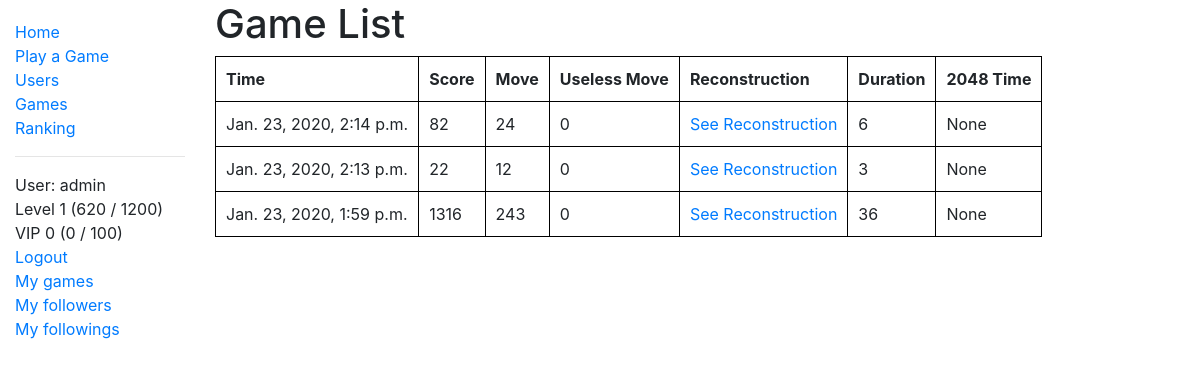
Page /two_zero_four_eight/user/4/games (signed in) on the committed database.
### two_zero_four_eight/models.py (models this page shows, shortened)
class User(AbstractUser):
    game_played = models.IntegerField(verbose_name='Number of Games Played', default=0)
    highest_score = models.PositiveIntegerField(verbose_name='Highest Score', null=True, blank=True)
    fastest_solve = models.PositiveIntegerField(verbose_name='Fastest Solve', null=True, blank=True)
    experience = models.IntegerField(verbose_name='Experience', default=0)
    money_deposited = models.IntegerField(verbose_name='Money Deposited', default=0)
    num_follower = models.IntegerField(verbose_name='Followers', default=0)
    num_following = models.IntegerField(verbose_name='Followings', default=0)
    class Meta:
        ordering = ['date_joined']
    @property
    def level(self):
        return binary_search(number=self.experience, array=experience_table)
    @property
    def level_string(self):
        return 'Level ' + status_string(level=self.level, experience=self.experience, table=experience_table)
    @property
    def vip_level(self):
        return binary_search(number=self.money_deposited, array=vip_table)
    @property
    def vip_level_string(self):
        return 'VIP ' + status_string(level=self.vip_level, experience=self.money_deposited, table=vip_table)

class Game(models.Model):
    player = models.ForeignKey(User, on_delete=models.SET_NULL, null=True, blank=True)
    score = models.PositiveIntegerField(verbose_name='Score', default=1)
    started_at = models.DateTimeField(default=timezone.now)
    duration_second = models.PositiveIntegerField(verbose_name='Duration in Second')
    time_2048_second = models.PositiveIntegerField(verbose_name='Time taken to achieve 2048', null=True, blank=True)
    move = models.PositiveIntegerField(verbose_name='Number of Moves', default=0)
    useless_move = models.IntegerField(verbose_name='Number of useless moves', default=0)
    game_reconstruction = models.TextField(verbose_name='Game Reconstruction', null=True, default=None)
    class Meta:
        ordering = ['-started_at']
    def get_absolute_url(self):
        return reverse('game-detail', args=[str(self.id)])

### two_zero_four_eight/views.py (the view)
# urls.py: path('user/<int:user_id>/games', views.UserGameListView.as_view(), name='user-game'),
class UserGameListView(LoginRequiredMixin, generic.ListView):
    paginate_by = 5
    template_name = 'two_zero_four_eight/user_game_list.html'
    context_object_name = 'user_game_list'
    def __init__(self):
        super().__init__()
    def get_queryset(self):
        self.user = get_object_or_404(User, id=self.kwargs['user_id'])
        return Game.objects.filter(player=self.user)
    def get_context_data(self, **kwargs):
        context = super().get_context_data(**kwargs)
        context['player'] = self.user
        return context

### two_zero_four_eight/models.py (called while the page is built)
def binary_search(array, number):
    hi = len(array)
    lo = 0
    while hi > lo:
        mid = lo + int((hi - lo + 1) / 2)
        if array[mid] <= number:
            lo = mid
        else:
            hi = mid - 1
    return lo

def status_string(level, experience, table):
    return str(level) + ' (' + str(experience - table[level]) + ' / ' + str(table[level + 1] - table[level]) + ')'

### two_zero_four_eight/templates/two_zero_four_eight/user_game_list.html
{% extends "base_generic.html" %}
{% block content %}
  {% if user_game_list %}
    <h1>Game List</h1>
    <table>
      <tr>
        <th>Time</th>
        <th>Score</th>
        <th>Move</th>
        <th>Useless Move</th>
        <th>Reconstruction</th>
        <th>Duration</th>
        <th>2048 Time</th>
      </tr>
      {% for game in user_game_list %}
        <tr>
          <td>{{game.started_at}}</td>
          <td>{{game.score}}</td>
          <td>{{game.move}}</td>
          <td>{{game.useless_move}}</td>
          <td><a href="{{ game.get_absolute_url }}">See Reconstruction</a></td>
          <td>{{game.duration_second}}</td>
          <td>{{game.time_2048_second}}</td>
        </tr>
      {% endfor %}
    </table>
  {% else %}
    <p>{{ player }} doesn't have any games.</p>
  {% endif %}
{% endblock %}

### two_zero_four_eight/templates/base_generic.html (shortened to what this page needs)
<!DOCTYPE html>
<html lang="en">
<head>
  <link rel="stylesheet" href="https://stackpath.bootstrapcdn.com/bootstrap/4.1.3/css/bootstrap.min.css">
  {% load bootstrap_pagination %}
  <link rel="stylesheet" href="{% static 'css/styles.css' %}">
</head>
<body>
  <div class="container-fluid">
    <div class="row">
      <div class="col-sm-2">
      {% block sidebar %}
        <ul class="sidebar-nav">
          <li><a href="{% url 'index' %}">Home</a></li>
          <li><a href="{% url 'play-game' %}">Play a Game</a></li>
          <li><a href="{% url 'users' %}">Users</a></li>
          <li><a href="{% url 'games' %}">Games</a></li>
          <li><a href="{% url 'user-rank' %}">Ranking</a></li>
          <hr/>
          {% if user.is_authenticated %}
          <li>User: {{ user.get_username }}</li>
          <li>{{ user.level_string }}</li>
          <li>{{ user.vip_level_string }}</li>
          <li><a href="{% url 'logout'%}?next={{request.path}}">Logout</a></li>
          <li><a href="{% url 'user-game' user.id%}">My games</a></li>
          <li><a href="{% url 'user-follower' %}">My followers</a></li>
          <li><a href="{% url 'user-following' %}">My followings</a></li>
          {% else %}
             <li><a href="{% url 'login'%}?next={{request.path}}">Login</a></li>
          {% endif %}
        </ul>
     {% endblock %}
      </div>
      <div class="col-sm-10 ">
          {% block content %}{% endblock %}
      </div>
    </div>
  </div>
</body>
</html>

### two_zero_four_eight/static/css/styles.css (style rules this page uses)
.sidebar-nav { margin-top: 20px; padding: 0; list-style: none; }
table, th, td { padding: 10px; border: 1px solid black; border-collapse: collapse; }

### rows in the picture
User: get_username "admin", level_string "Level 1 (620 / 1200)", vip_level_string "VIP 0 (0 / 100)"
Game: started_at "Jan. 23, 2020, 2:14 p.m.", score "82", move "24", useless_move "0", duration_second "6", time_2048_second "None"
Game: started_at "Jan. 23, 2020, 2:13 p.m.", score "22", move "12", useless_move "0", duration_second "3", time_2048_second "None"
Game: started_at "Jan. 23, 2020, 1:59 p.m.", score "1316", move "243", useless_move "0", duration_second "36", time_2048_second "None"
